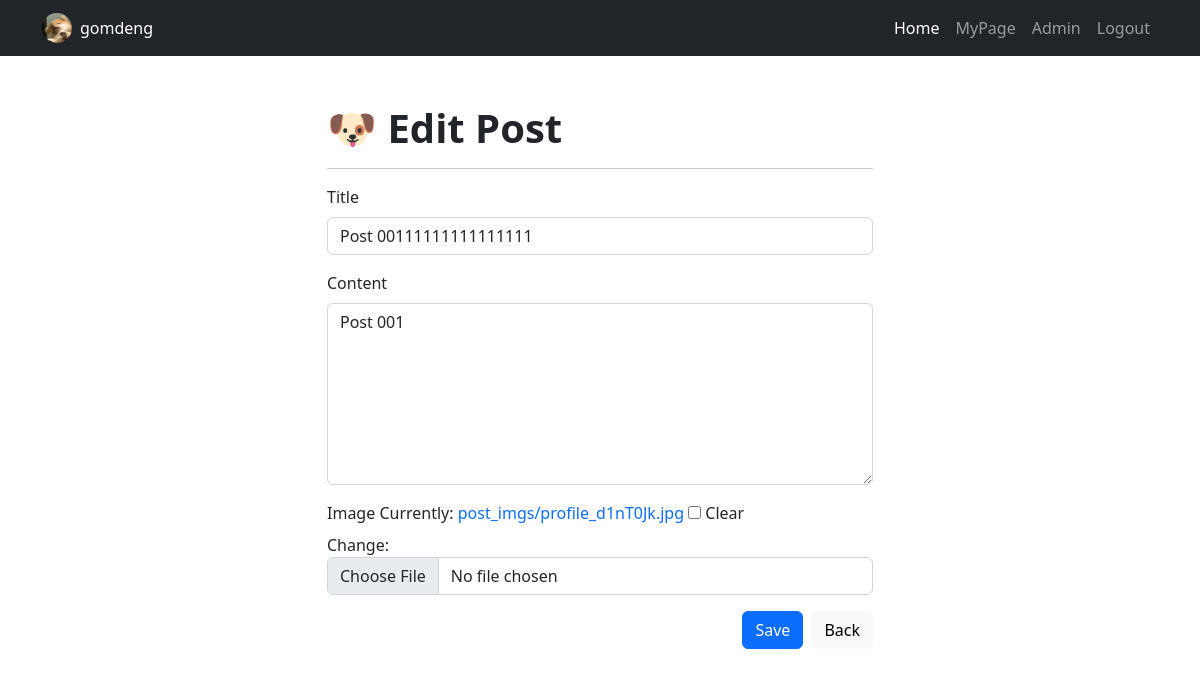
Screenshot of /post/post-update/57/ (signed in) with the database file from the repository.
### user/models.py (models this page shows)
class User(AbstractUser, TimestampModel):
    nickname    = models.CharField(max_length=20, unique=True)
    profile_img = models.ImageField(blank=True, upload_to='profile_imgs/', default='common/images/default.jpg')
    bio         = models.CharField(blank=True, max_length=200)

### post/models.py (models this page shows, shortened)
class Post(TimestampModel):
    author      = models.ForeignKey(settings.AUTH_USER_MODEL, on_delete=models.CASCADE, related_name="post")
    title       = models.CharField(max_length=50)
    content     = models.TextField()
    post_img    = models.ImageField(blank=True, upload_to='post_imgs/')
    views       = models.IntegerField(default=0)
    likes       = models.ManyToManyField(settings.AUTH_USER_MODEL, related_name="likes", blank=True)
    tags        = models.ManyToManyField('Tag', related_name="tags", blank=True)

### post/views.py (the view)
# urls.py: path("post-update/<int:pk>/", views.post_update, name="post_update"),
@login_required
@require_http_methods(["GET", "POST"])
def post_update(request, pk):
    post = get_object_or_404(Post, pk=pk)
    if request.method == "POST":
        form = PostForm(request.POST, request.FILES, instance=post)
        if form.is_valid():
            form.save()
            return redirect("post:post_detail", post.pk)
    else:
        form = PostForm(instance=post)
        context = {
            "form": form,
            "post": post,
            "is_update": True,
        }
        return render(request, "post/post_form.html", context)

### post/forms.py
class PostForm(forms.ModelForm):
    class Meta:
        model = Post
        fields = ["title", "content", "post_img"]
        widgets = {
            'title': forms.TextInput(attrs={
                'class': 'form-control',
                'id': 'title',
                'placeholder': 'Title'
            }),
            'content': forms.Textarea(attrs={
                'class': 'form-control',
                'id': 'content',
                'rows': 7,
                'placeholder': 'Content'
            }),
            'post_img': forms.ClearableFileInput(attrs={
                'class': 'form-control',
                'id': 'formFile'
            })
        }

### post/templates/post/post_form.html (shortened to what this page needs)
{% extends 'base.html' %}
{% load static %}
{% block resource %}
    <link rel="stylesheet" href="{% static 'post/css/styles.css' %}">
{% endblock resource %}
{% block content %}
    <div class="container mt-5">
        <div class="row">
            <div class="col-lg-6 mx-auto">
                <div class="page-heading">
                    <h1 class="fw-bolder mb-1">🐶 {% if is_update %}Edit Post{% else %}New Post{% endif %}</h1>
                </div>
                <hr>
                <form action="{% if is_update %}{% url 'post:post_update' post.pk %}{% else %}{% url 'post:post_create' %}{% endif %}" method="POST" enctype="multipart/form-data">
                    <div class="mb-3">
                        <label for="title" class="form-label">Title</label>
                        {{ form.title }}
                    </div>
                    <div class="mb-3">
                        <label for="content" class="form-label">Content</label>
                        {{ form.content }}
                    </div>
                    <div class="mb-3">
                        <label for="post_img" class="form-label">Image</label>
                        {{ form.post_img }}
                    </div>
                    <div class="mb-4 d-flex justify-content-end align-items-center">
                        <button type="submit" class="btn btn-primary me-2">Save</button>
                        <button type="button" class="btn btn-light" onclick="window.history.back()">Back</button>
                    </div>
                </form>
            </div>
        </div>
    </div>
{% endblock content %}

### common/templates/navbar.html (shortened to what this page needs)
<nav class="navbar navbar-expand-lg navbar-dark bg-dark">
    <div class="container">
        <div class="d-flex align-items-center">
            <img src="{{ user.profile_img.url }}" alt="Profile Image" class="rounded-circle" style="width: 30px; height: 30px; object-fit: cover; margin-right: 8px;">
            <span class="text-white">{{ request.user.nickname }}</span>
        </div>
        <div class="collapse navbar-collapse" id="navbarSupportedContent">
            <ul class="navbar-nav ms-auto mb-2 mb-lg-0">
                <li class="nav-item">
                    <a class="nav-link active" aria-current="page" href="{% url 'post:post_list' %}">Home</a>
                </li>
                <li class="nav-item"><a class="nav-link" href="{% url 'user:user_profile' %}">MyPage</a></li>
                {% if request.user.is_superuser == 1 or request.user.is_staff == 1 %}
                    <li class="nav-item"><a class="nav-link" href="{% url 'admin:index' %}">Admin</a></li>
                {% endif %}
                <li class="nav-item">
                    <form id="logout-form" action="{% url 'user:logout' %}" method="post">
                        <a class="nav-link" href="{% url 'user:logout' %}" onclick="document.getElementById('logout-form').submit(); return false;">Logout</a>
                    </form>
                </li>
            </ul>
        </div>
    </div>
</nav>

### rows the page displays
User: profile_img (picture), user.nickname "gomdeng"
Post: title "Post 00111111111111111", content "Post 001"
